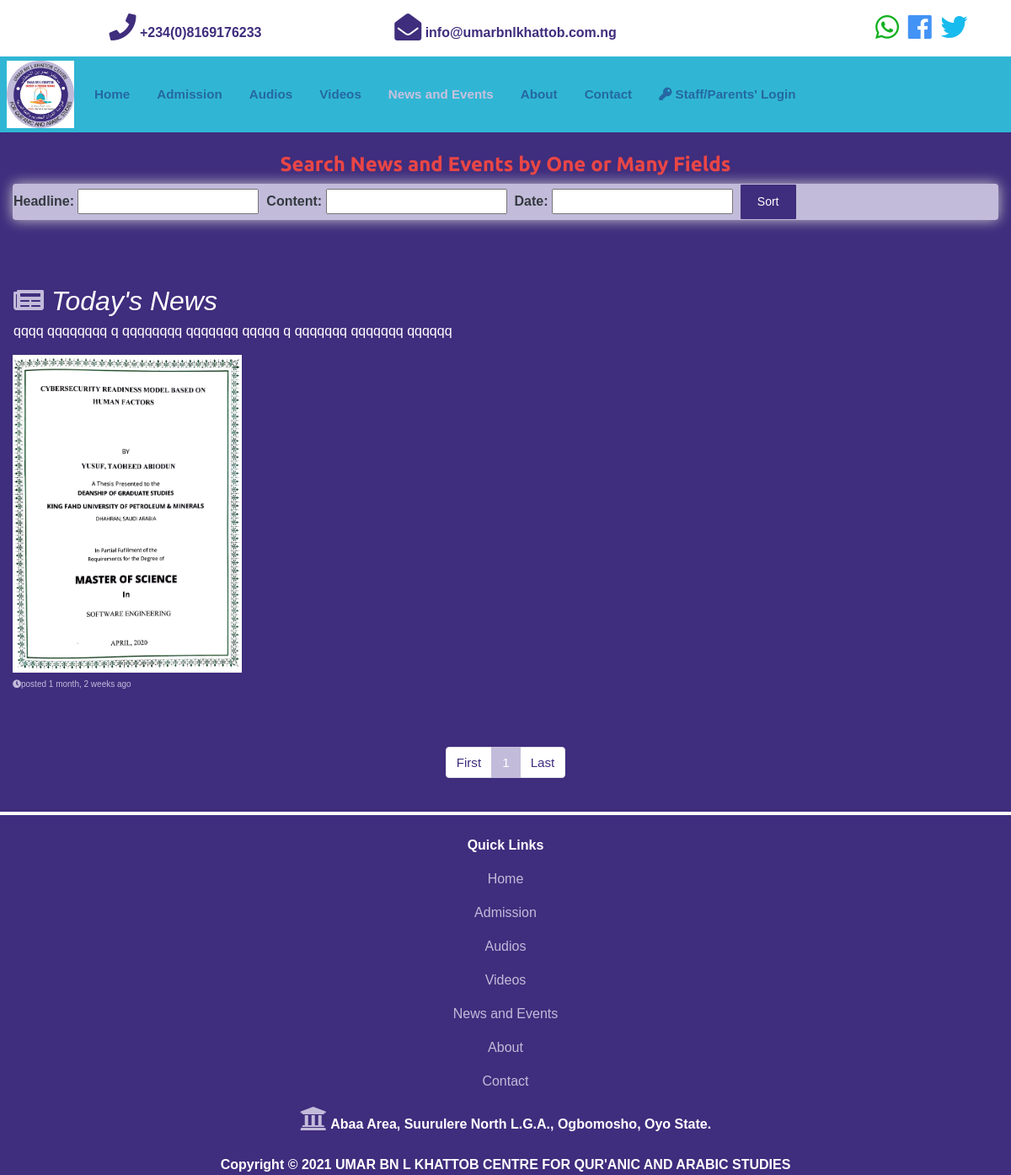
The page /news-and-events on the database its author committed.
### news/models.py (models this page shows, shortened)
class News(models.Model):
    headline = models.CharField(max_length=80, null=True)
    content = models.TextField(max_length=500, blank=True, null=True)
    image = models.ImageField(upload_to='news_img/%Y/%m/%d', null=True, blank=True)
    home_page = models.BooleanField(max_length=5, default = False)
    created = models.DateTimeField(auto_now_add=True, null=True)
    updated = models.DateTimeField(auto_now=True)
    class Meta:
        ordering = ('-created',)
        verbose_name = 'News or Event'
        verbose_name_plural = 'News and Events'

### news/views.py (the view)
# urls.py: path('news-and-events', views.showEvents, name='events'),
def showEvents(request):
    context = {}
    news = News.objects.all()
    filtered_news = NewsFilter(
        request.GET,
        queryset = News.objects.all()
    )
    context['filtered_news'] = filtered_news
    paginated_filtered_news = Paginator(filtered_news.qs, 10)
    page_number = request.GET.get('page')
    news_page_obj = paginated_filtered_news.get_page(page_number)
    context['news_page_obj'] = news_page_obj
    total_news = filtered_news.qs.count()
    context['total_news'] = total_news
    return render(request, 'news/events.html', context=context)

### home/templatetags/home_tags.py (called while the page is built)
@register.simple_tag
def my_url(value, field_name, urlencode=None):
    url = '?{}={}'.format(field_name, value)
    if urlencode:
        querystring = urlencode.split('&')
        filtered_querystring = filter(lambda p: p.split('=')[0]!=field_name, querystring)
        encoded_querystring = '&'.join(filtered_querystring)
        url = '{}&{}'.format(url, encoded_querystring)
    return url

### templates/news/events.html (shortened to what this page needs)
{% extends 'base.html' %}
{% load static %}
{% load crispy_forms_tags %}
{% load home_tags %}
{% block content %}
<section class="py-0 bg-primary">
  <div class="col-md-12">
    <br>
    {% if news_page_obj %}
    <div class="row text-center">
      <div class="col-md-12">
        <h4 class="text-center"><strong class="text-danger">Search News and Events by One or Many Fields</strong></h4>
        <div class="box-element bg-warning" id="form-wrapper">
          <form method="get" class="form-inline text-dark">
            {% for field in filtered_news.form %}
              <strong>{{field.label}}:</strong>&nbsp{{field}}&nbsp&nbsp
            {% endfor %}
            <input type="submit" class="btn btn-dark" value="Sort">
          </form>
        </div>
          <br>
          <br>
          <br>
      </div>
      <div class="">
        {% for new in news_page_obj %}
        <p class="text-white text-left ml-3 text-justify">
          <font size="+3"><i class="fa fa-newspaper fa-1x text-warning"></i> <i>{{new.headline}}</i></font> </br>
          {{new.content}}<br>
          {% if new.image %}
          <div class="col-md-10 text-left">
            <img src="{{ new.image.url }}" alt="News Image" class="news_img"></h5>
          </div>
          <div class="col-md-10 text-left">
            <font class="text-warning" size="-2"><i class="fa fa-clock fa-1x text-warning"></i>posted {{new.created|timesince}} ago</font>
          </div>
          {% else %}
          <font class="text-warning" size="-2"><i class="fa fa-clock fa-1x text-warning"></i>posted {{new.created|timesince}} ago</font>
          {% endif %}<br>
        </p>
        {% endfor %}
      </div>
      <br>
      <br>
      <br>
      <br>
      <br>
      <br>
      <br>
      <br>
      <br>
    </div>
  </div>
  <br>
  <nav aria-label="...">
    <ul class="pagination justify-content-center">
      <li class="page-item"><a class="page-link" href="{% my_url 1 'page' request.GET.urlencode %}" tabindex="-1" aria-disabled="true">First</a></li>
      <li class="page-item active" aria-current="page"><a class="page-link" href="{% my_url news_page_obj.number 'page' request.GET.urlencode %}">{{news_page_obj.number}}<span class="sr-only">(current)</span></a></li>
      <li class="page-item"><a class="page-link" href="{% my_url news_page_obj.paginator.num_pages 'page' request.GET.urlencode %}">Last</a></li>
    </ul>
  </nav>
  <br>
  {% else %}
    <div class="row text-center">
      <div class="form-group col-md-12">
        <h3 class="form-group text-primary">No News Available</h3>
      </div>
    </div>
  {% endif %}
</section>
{% endblock content %}

### umar/static/css/all.css (style rules this page uses)
.fa, .fas, .far, .fal, .fab { -moz-osx-font-smoothing: grayscale; -webkit-font-smoothing: antialiased; display: inline-block; font-style: normal; font-variant: normal; text-rendering: auto; line-height: 1; }
.fa-1x { font-size: 1em; }
.fa-clock:before { content: "\f017"; }
.fa-newspaper:before { content: "\f1ea"; }
.fa, .fas { font-family: 'Font Awesome 5 Free'; font-weight: 900; }

### umar/static/css/base.css (style rules this page uses)
body { margin:0; padding:0; font-family:helvetica, sans-serif; }
h1, h2, h3, h4, h5 , h6 { font-family: 'Ubuntu', sans-serif; font-weight:normal; }
a { text-decoration:none; color:#057a1a; }
a.button, input[type="submit"] { color:#fff; background:#3f2d7d; border-radius:1px; padding:10px 20px; font-size:14px; border:0; }
.text-left { text-align:left; }

### umar/static/css/style.css (style rules this page uses)
img { width: 100%; }
.news_img { width: 50%; height: 50%; }
body { background-color: hsl(0, 0%, 98%); }
.box-element { box-shadow:hsl(0, 0%, 80%) 0 0 16px; background-color: #fff; border-radius: 4px; padding: 1px; }
.btn { border-radius: 0; }

### rows shown on the page
News: headline "Today's News", content "qqqq qqqqqqqq q qqqqqqqq qqqqqqq qqqqq q qqqqqqq qqqqqqq qqqqqq", image (picture), created "1 month, 2 weeks"

### other values the page prints
{{ field.label }} "Headline" "Content" "Date"
{{ news_page_obj.number }} "1"
